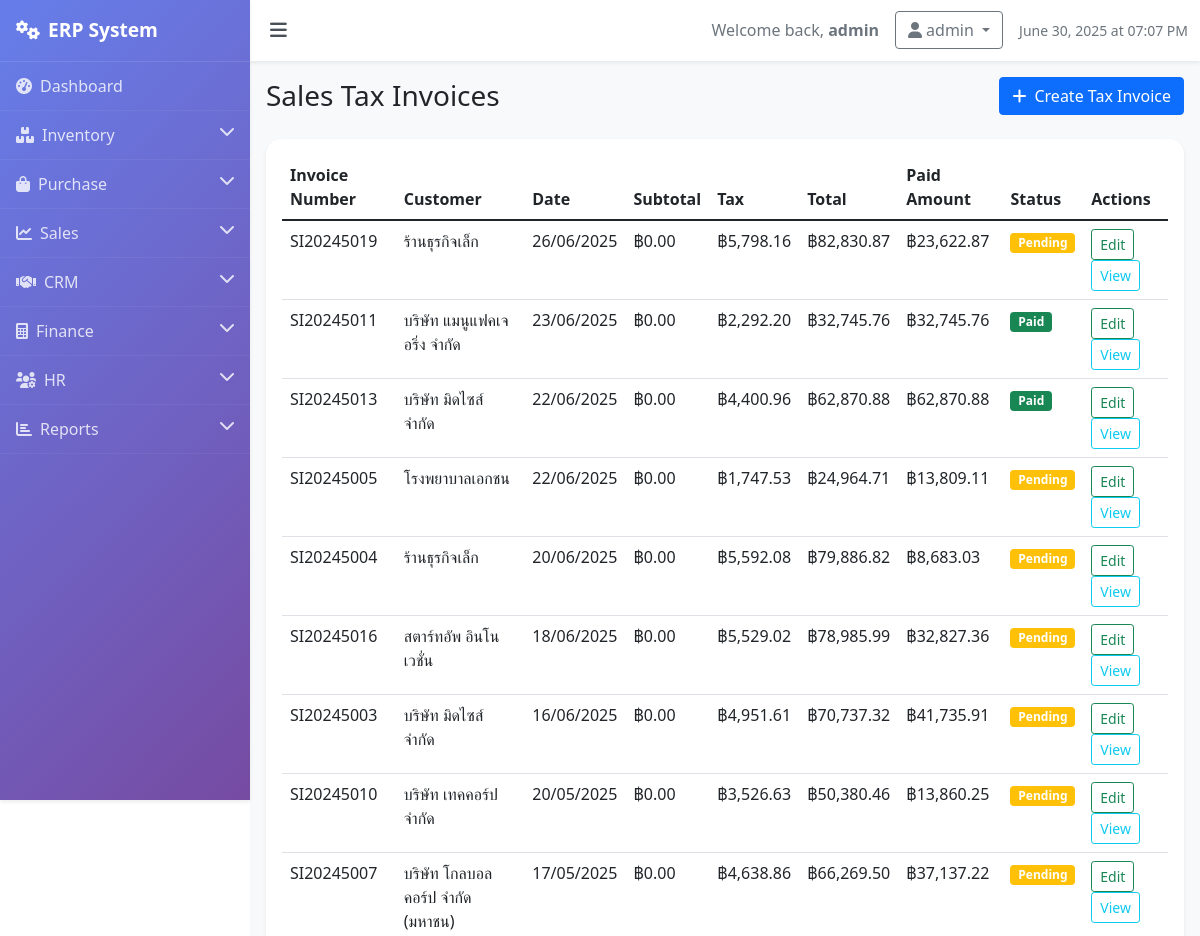
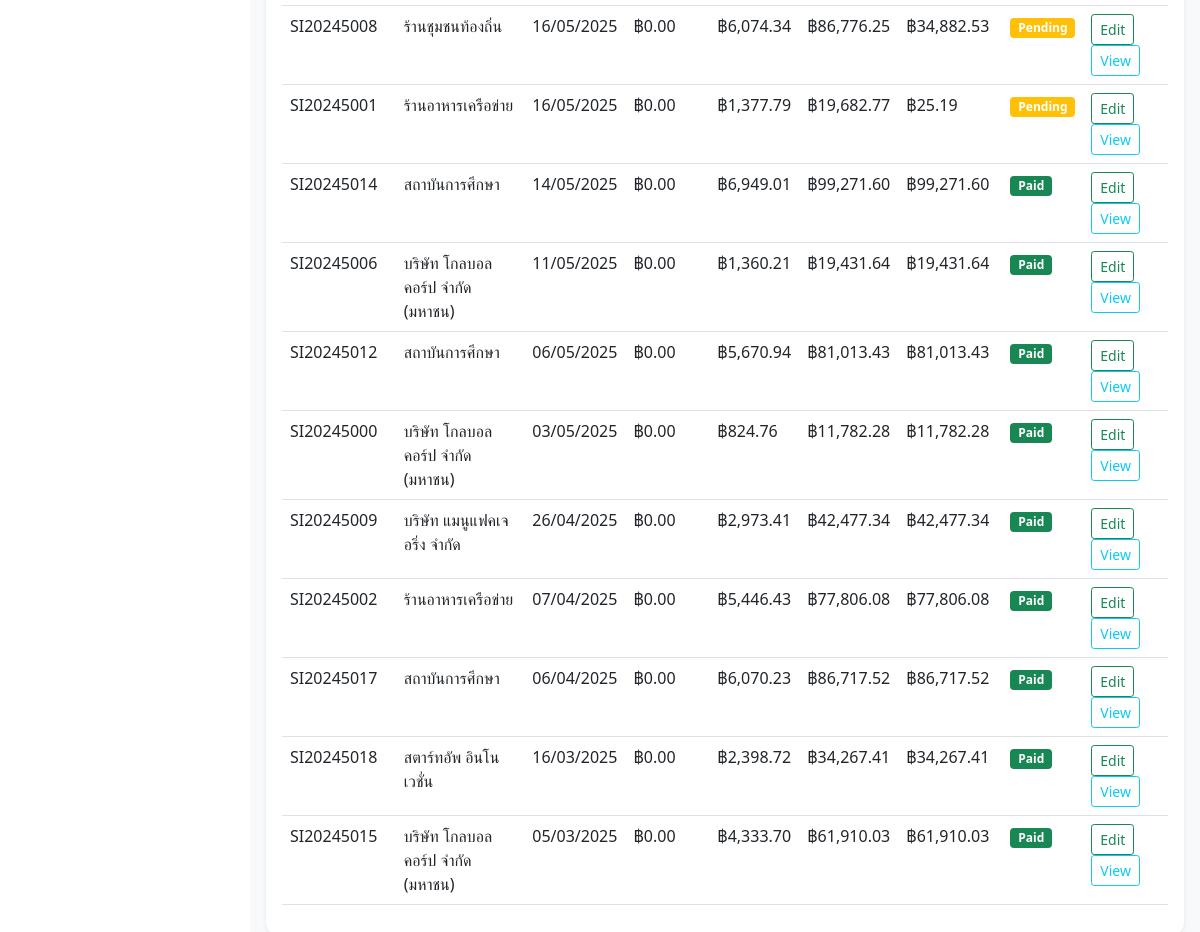
The page /sales/tax-invoices (signed in) on the database its author committed (2 pictures, top to bottom).
### models.py (models this page shows, shortened)
class SalesTaxInvoice(db.Model):
    id = db.Column(db.Integer, primary_key=True)
    invoice_number = db.Column(db.String(50), unique=True, nullable=False)
    sales_order_id = db.Column(db.Integer, db.ForeignKey('sales_order.id'))
    customer_id = db.Column(db.Integer, db.ForeignKey('customer.id'), nullable=False)
    invoice_date = db.Column(db.DateTime, default=lambda: datetime.now(timezone.utc))
    due_date = db.Column(db.DateTime)
    status = db.Column(db.String(20), default='draft')  # draft, sent, paid, overdue, cancelled
    subtotal = db.Column(db.Float, default=0.0)
    discount = db.Column(db.Float, default=0.0)
    tax_amount = db.Column(db.Float, default=0.0)
    total_amount = db.Column(db.Float, default=0.0)
    paid_amount = db.Column(db.Float, default=0.0)
    notes = db.Column(db.Text)
    items = db.relationship('SalesTaxInvoiceItem', backref='invoice', lazy=True, cascade='all, delete-orphan')
    customer = db.relationship('Customer', backref='sales_invoices')
    sales_order = db.relationship('SalesOrder', backref='tax_invoices')

class Customer(db.Model):
    id = db.Column(db.Integer, primary_key=True)
    name = db.Column(db.String(100), nullable=False)
    email = db.Column(db.String(120), unique=True, nullable=False)
    phone = db.Column(db.String(20))
    address = db.Column(db.Text)
    customer_type = db.Column(db.String(20), default='regular')
    credit_limit = db.Column(db.Float, default=0.0)
    created_at = db.Column(db.DateTime, default=lambda: datetime.now(timezone.utc))
    sales_orders = db.relationship('SalesOrder', backref='customer', lazy=True)

### routes.py (the view)
    @app.route('/sales/tax-invoices')
    def sales_tax_invoices():
        if 'user_id' not in session:
            return redirect(url_for('login'))
        invoices = SalesTaxInvoice.query.order_by(SalesTaxInvoice.invoice_date.desc()).all()
        return render_template('sales/sales_tax_invoices.html', invoices=invoices)

### templates/sales/sales_tax_invoices.html (shortened to what this page needs)
{% extends "base.html" %}
{% block content %}
<div class="d-flex justify-content-between align-items-center mb-4">
    <h1 class="h3 mb-0">Sales Tax Invoices</h1>
    <a href="#" class="btn btn-primary">
        <i class="fas fa-plus me-2"></i>Create Tax Invoice
    </a>
</div>
<div class="card">
    <div class="card-body">
        <div class="table-responsive">
            <table class="table">
                <thead>
                    <tr>
                        <th>Invoice Number</th>
                        <th>Customer</th>
                        <th>Date</th>
                        <th>Subtotal</th>
                        <th>Tax</th>
                        <th>Total</th>
                        <th>Paid Amount</th>
                        <th>Status</th>
                        <th>Actions</th>
                    </tr>
                </thead>
                <tbody>
                    {% for invoice in invoices %}
                    <tr>
                        <td>{{ invoice.invoice_number }}</td>
                        <td>{{ invoice.customer.name }}</td>
                        <td>{{ invoice.invoice_date.strftime('%d/%m/%Y') }}</td>
                        <td>฿{{ "{:,.2f}".format(invoice.subtotal or 0) }}</td>
                        <td>฿{{ "{:,.2f}".format(invoice.tax_amount or 0) }}</td>
                        <td>฿{{ "{:,.2f}".format(invoice.total_amount or 0) }}</td>
                        <td>฿{{ "{:,.2f}".format(invoice.paid_amount or 0) }}</td>
                        <td>
                            {% if invoice.status == 'paid' %}
                            <span class="badge bg-success">Paid</span>
                            {% elif invoice.status == 'pending' %}
                            <span class="badge bg-warning">Pending</span>
                            {% elif invoice.status == 'overdue' %}
                            <span class="badge bg-danger">Overdue</span>
                            {% else %}
                            <span class="badge bg-dark">Cancelled</span>
                            {% endif %}
                        </td>
                        <td>
                            <button class="btn btn-sm btn-outline-success">Edit</button>
                            <button class="btn btn-sm btn-outline-info">View</button>
                        </td>
                    </tr>
                    {% endfor %}
                </tbody>
            </table>
        </div>
    </div>
</div>
{% endblock %}

### templates/base.html (style rules this page uses)
body { overflow-x: hidden; }
.card { border: none; border-radius: 15px; box-shadow: 0 0.125rem 0.25rem rgba(0, 0, 0, 0.075); transition: transform 0.2s; }

### rows shown on the page
SalesTaxInvoice: invoice_number "SI20245019", customer.name "ร้านธุรกิจเล็ก", invoice_date "26/06/2025", subtotal "0.00", tax_amount "5,798.16", total_amount "82,830.87", paid_amount "23,622.87", status "Pending"
SalesTaxInvoice: invoice_number "SI20245011", customer.name "บริษัท แมนูแฟคเจอริ่ง จำกัด", invoice_date "23/06/2025", subtotal "0.00", tax_amount "2,292.20", total_amount "32,745.76", paid_amount "32,745.76", status "Paid"
SalesTaxInvoice: invoice_number "SI20245013", customer.name "บริษัท มิดไซส์ จำกัด", invoice_date "22/06/2025", subtotal "0.00", tax_amount "4,400.96", total_amount "62,870.88", paid_amount "62,870.88", status "Paid"
SalesTaxInvoice: invoice_number "SI20245005", customer.name "โรงพยาบาลเอกชน", invoice_date "22/06/2025", subtotal "0.00", tax_amount "1,747.53", total_amount "24,964.71", paid_amount "13,809.11", status "Pending"
SalesTaxInvoice: invoice_number "SI20245004", customer.name "ร้านธุรกิจเล็ก", invoice_date "20/06/2025", subtotal "0.00", tax_amount "5,592.08", total_amount "79,886.82", paid_amount "8,683.03", status "Pending"
SalesTaxInvoice: invoice_number "SI20245016", customer.name "สตาร์ทอัพ อินโนเวชั่น", invoice_date "18/06/2025", subtotal "0.00", tax_amount "5,529.02", total_amount "78,985.99", paid_amount "32,827.36", status "Pending"
SalesTaxInvoice: invoice_number "SI20245003", customer.name "บริษัท มิดไซส์ จำกัด", invoice_date "16/06/2025", subtotal "0.00", tax_amount "4,951.61", total_amount "70,737.32", paid_amount "41,735.91", status "Pending"
SalesTaxInvoice: invoice_number "SI20245010", customer.name "บริษัท เทคคอร์ป จำกัด", invoice_date "20/05/2025", subtotal "0.00", tax_amount "3,526.63", total_amount "50,380.46", paid_amount "13,860.25", status "Pending"
SalesTaxInvoice: invoice_number "SI20245007", customer.name "บริษัท โกลบอล คอร์ป จำกัด (มหาชน)", invoice_date "17/05/2025", subtotal "0.00", tax_amount "4,638.86", total_amount "66,269.50", paid_amount "37,137.22", status "Pending"
SalesTaxInvoice: invoice_number "SI20245008", customer.name "ร้านชุมชนท้องถิ่น", invoice_date "16/05/2025", subtotal "0.00", tax_amount "6,074.34", total_amount "86,776.25", paid_amount "34,882.53", status "Pending"
SalesTaxInvoice: invoice_number "SI20245001", customer.name "ร้านอาหารเครือข่าย", invoice_date "16/05/2025", subtotal "0.00", tax_amount "1,377.79", total_amount "19,682.77", paid_amount "25.19", status "Pending"
SalesTaxInvoice: invoice_number "SI20245014", customer.name "สถาบันการศึกษา", invoice_date "14/05/2025", subtotal "0.00", tax_amount "6,949.01", total_amount "99,271.60", paid_amount "99,271.60", status "Paid"
SalesTaxInvoice: invoice_number "SI20245006", customer.name "บริษัท โกลบอล คอร์ป จำกัด (มหาชน)", invoice_date "11/05/2025", subtotal "0.00", tax_amount "1,360.21", total_amount "19,431.64", paid_amount "19,431.64", status "Paid"
SalesTaxInvoice: invoice_number "SI20245012", customer.name "สถาบันการศึกษา", invoice_date "06/05/2025", subtotal "0.00", tax_amount "5,670.94", total_amount "81,013.43", paid_amount "81,013.43", status "Paid"
SalesTaxInvoice: invoice_number "SI20245000", customer.name "บริษัท โกลบอล คอร์ป จำกัด (มหาชน)", invoice_date "03/05/2025", subtotal "0.00", tax_amount "824.76", total_amount "11,782.28", paid_amount "11,782.28", status "Paid"
SalesTaxInvoice: invoice_number "SI20245009", customer.name "บริษัท แมนูแฟคเจอริ่ง จำกัด", invoice_date "26/04/2025", subtotal "0.00", tax_amount "2,973.41", total_amount "42,477.34", paid_amount "42,477.34", status "Paid"
SalesTaxInvoice: invoice_number "SI20245002", customer.name "ร้านอาหารเครือข่าย", invoice_date "07/04/2025", subtotal "0.00", tax_amount "5,446.43", total_amount "77,806.08", paid_amount "77,806.08", status "Paid"
SalesTaxInvoice: invoice_number "SI20245017", customer.name "สถาบันการศึกษา", invoice_date "06/04/2025", subtotal "0.00", tax_amount "6,070.23", total_amount "86,717.52", paid_amount "86,717.52", status "Paid"
SalesTaxInvoice: invoice_number "SI20245018", customer.name "สตาร์ทอัพ อินโนเวชั่น", invoice_date "16/03/2025", subtotal "0.00", tax_amount "2,398.72", total_amount "34,267.41", paid_amount "34,267.41", status "Paid"
SalesTaxInvoice: invoice_number "SI20245015", customer.name "บริษัท โกลบอล คอร์ป จำกัด (มหาชน)", invoice_date "05/03/2025", subtotal "0.00", tax_amount "4,333.70", total_amount "61,910.03", paid_amount "61,910.03", status "Paid"

### other values the page prints
{{ session.username }} "admin"
